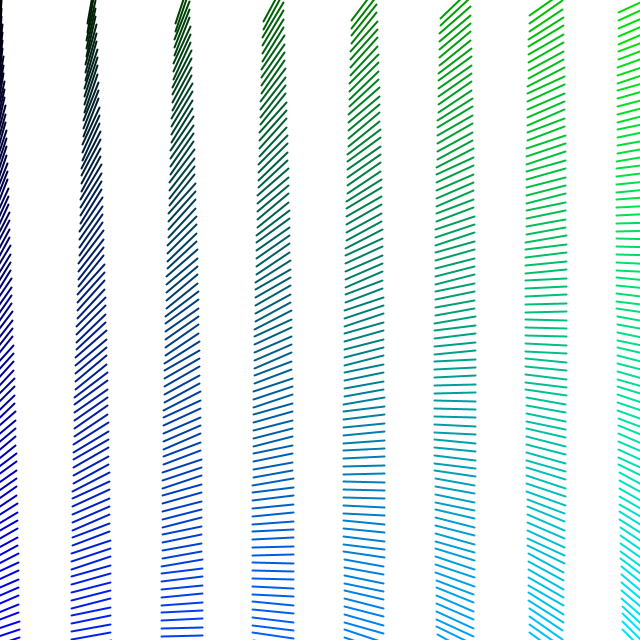
Frame 1 (no input)
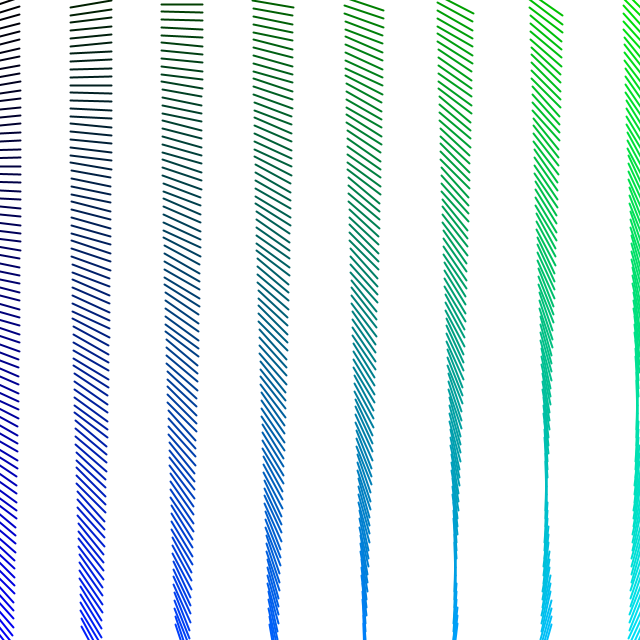
Frame 60 (the mouse pressed at the canvas centre just before this capture)
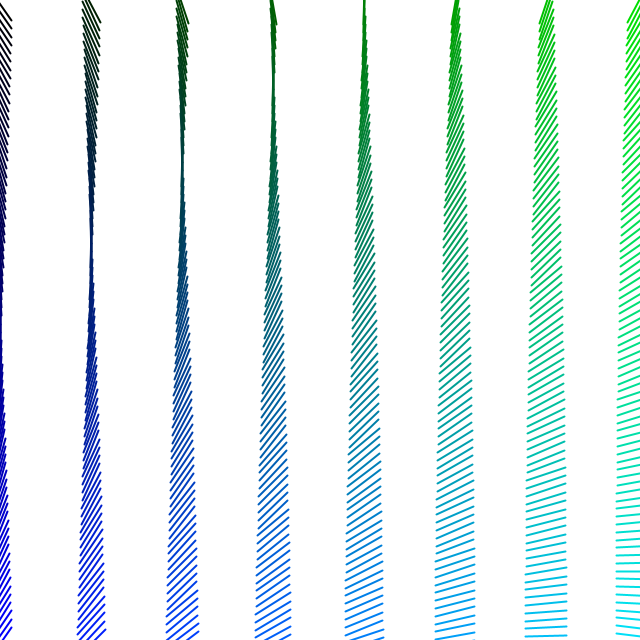
Frame 120 (the mouse held since frame 60 and released just before this capture)

The Processing sketch that drew these frames (run headless with seeded random() and noise(); from frame 60 on, the mouse is pressed at the canvas centre):

// Processing sketch: LineRotation
// ── LineRotation.pde
int columns = 8;
int lines =  80;

void setup() {
  size(640, 640);
}

void draw() {
  background(255);
  for (int x = 0; x < columns; x++) {
    for (int y = 0; y < lines; y++) {
      pushMatrix();
      translate(x*(width/(columns-1)), (y+0.5)*(height/float(lines-1)));
      rotate((frameCount+(y/float(lines)*60.0)+(x/float(columns)*60.0))/300.0*TWO_PI);

      stroke(0, x/float(columns)*255, y/float(lines)*255);
      strokeWeight(2);
      strokeCap(ROUND);

      line(0, -height/float(lines-1)*2.5, 0, height/float(lines-1)*2.5);
      popMatrix();
    }
  }
}
